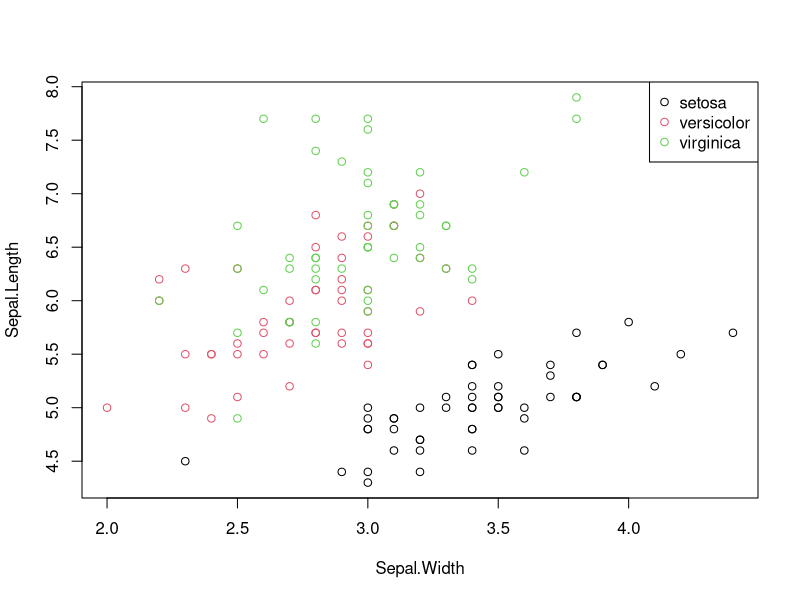

This figure's R source:
## ---- chunk 1
data(iris)
plot(Sepal.Length ~ Sepal.Width, data=iris, col=Species)
legend('topright', legend=levels(iris$Species), pch=1, col=1:3)
